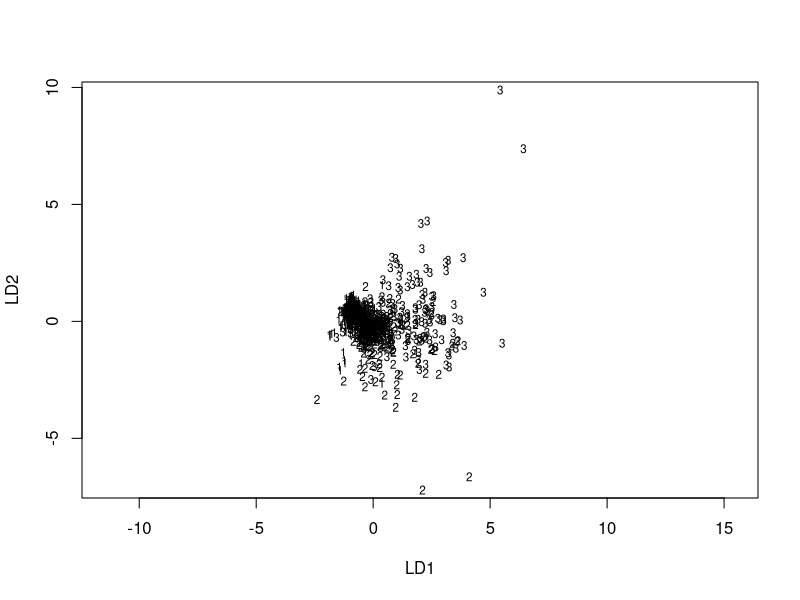
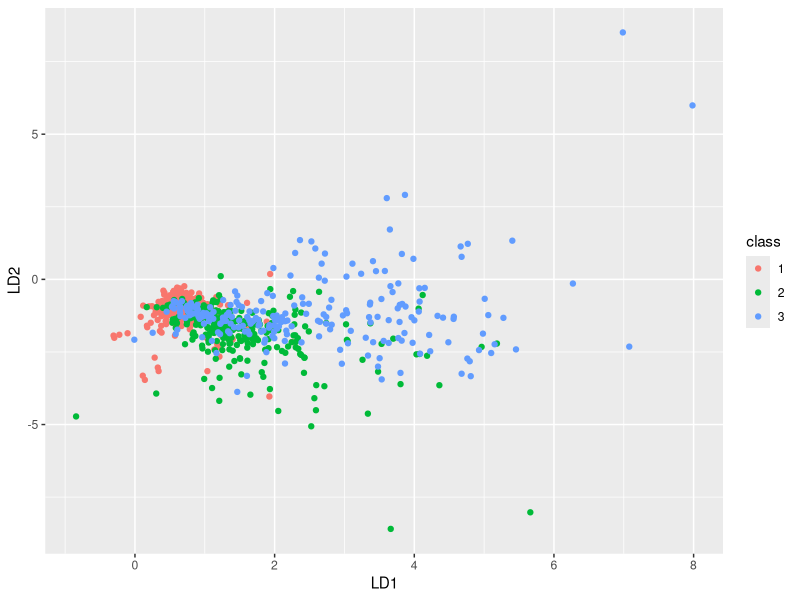

Write R code to recreate these figures, in order. (Note: this script raises an error after producing the figures.)
## ---- chunk 1
knitr::opts_chunk$set(echo = TRUE)
## ---- chunk 2
library(tidyverse)
library(ggplot2)
library(MASS)
## ---- chunk 3
air <- read.csv("dat/aircraft.csv")
air$Period = as.factor(air$Period)
head(air)
## ---- chunk 4
# use the lda(formula, data=data) command to set up lda model
lda.0 = lda( Period ~ Power + Span + Length + Weight + Speed + Range, data = air )

# access the predicted class for each observation with $class
preds.0 = predict( lda.0 )$class

# compare the predictions to the true values
xtabs( ~ preds.0 + air$Period )

# plot the classes against a visual representation of distribution
plot( lda.0 )
## ---- chunk 5
### create nicer plots of lda
plot_lda <- function(data, lda.scaling, class) {
  lda.df <- data.frame(cbind(as.matrix(data) %*% lda.scaling,as.factor(class)))
  ggplot(data=lda.df,  aes(x=LD1,y=LD2,col=class)) +
       geom_point()
}

plot_lda(air[,3:8], lda.0$scaling, air$Period)
## ---- chunk 6
# to treat lda as if it has no proportions, set the priors parameters to sum to 1 and be equal for each variable
# this means the sizes of the groups won't be scaled
lda_even_prior = function(num_classes) {
  return(rep(1/num_classes, num_classes))
}
prior = lda_even_prior(3) # c(1/3, 1/3, 1/3)
lda.1 = lda( Period ~ Power + Span + Length + Weight + Speed + Range, data = air, prior = prior)
## ---- chunk 7
qda.0 = qda( Period ~ Power + Span + Length + Weight + Speed + Range, data = air)
qda.preds.0 = predict( qda.0 )$class
xtabs( ~ qda.preds.0 + air$Period )
## ---- chunk 8
# note this function takes a long time to run, must be something being done listwise rather than vectorised??
# also B = ( 3 - 1 ) * cov (mu ) this line might be wrong for different d and k, literally cannot the correct numbers to scale 3 and 1 anywhere :/
# will have to ask Tuesday
fishers_lda = function(data, classes) {
  Ws = list()
  mus = list()
  for (class in unique(classes)) {
    data.subset = data[classes == class,]
    Ws[[class]] = cov(data.subset)
    mus[[class]] = colMeans(data.subset)
  }
  W = Reduce("+", Ws) # just takes the sum
  mu = Reduce(rbind, mus)
  B = ( 3 - 1 ) * cov (mu )
  Q = solve(W, B)
  eta = eigen(Q)$vectors[,1]
  
  XX = data
  XXproj = as.matrix( XX ) %*% as.matrix( eta )
  muPs = list()
  ms = list()
  tXXproj = t( XXproj )
  for (class in classes) {
    muPs[[class]] = t(as.matrix(mus[[class]])) %*% as.matrix(eta)
    ms[[class]] = as.data.frame(tXXproj) - muPs[[class]]
  }
  
  mm = abs(Reduce(rbind, ms))
  assigned = sapply( mm, which.min )
  classified = data.frame( assigned = assigned, true_classes = classes )
  
  return(classified)
}

data = air[,3:8]
classes = air$Period
classified = fishers_lda(data, classes)
xtabs( ~ assigned + true_classes , data = classified)
## ---- chunk 9
# if you do this you no longer use predict to get your predictions since they are already in the lda object
# instead just access them with lda(...)$class
lda.cv.0 = lda( Period ~ Power + Span + Length + Weight + Speed + Range, data = air, CV=TRUE )
xtabs( ~ lda.cv.0$class + aircraft$Period )
